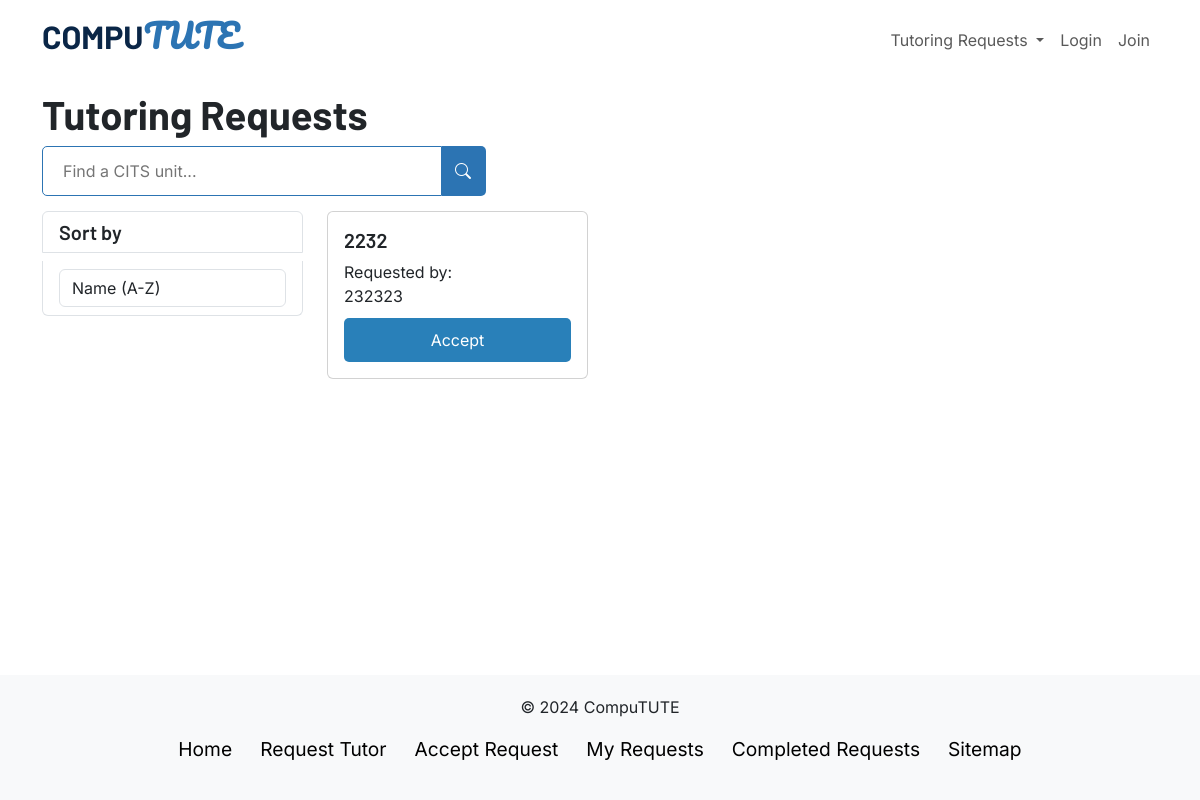
The app's page /requests/, older data.
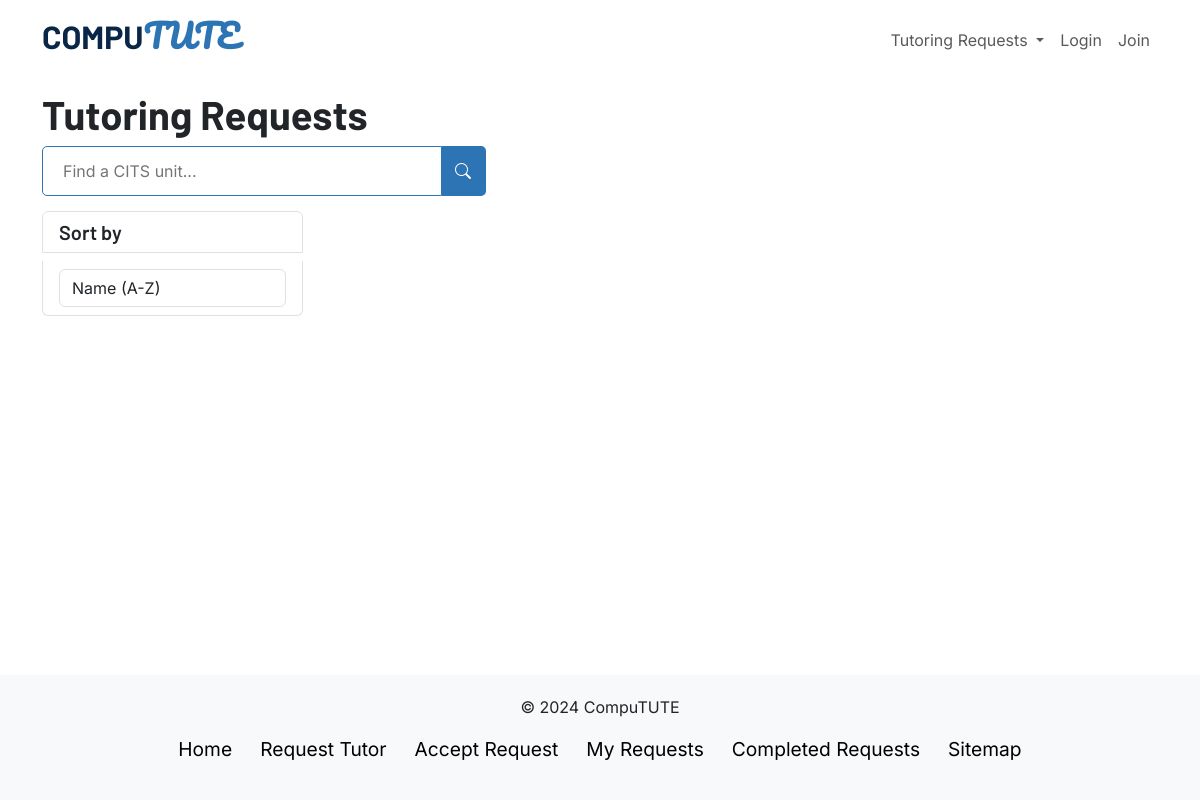
The same page, newer data.
### app.py (models this page shows, shortened)
class Request(db.Model):
    requestID = db.Column(db.Integer, primary_key=True)
    userID = db.Column(db.Integer, db.ForeignKey('user.userID'))
    tutorID = db.Column(db.Integer, db.ForeignKey('tutor.tutorID'))
    unit = db.Column(db.String(150), nullable=False)
    user = db.relationship('User', back_populates='requests')
    tutor = db.relationship('Tutor', back_populates='requests')

class User(db.Model, UserMixin):
    userID = db.Column(db.Integer, primary_key=True)
    userEmail = db.Column(db.String(150), unique=True, nullable=False)
    userPassword = db.Column(db.String(150), nullable=False)
    requests = db.relationship('Request', back_populates='user')

### app.py (the view)
@app.route('/requests/<searched>', methods=["GET"])
@app.route('/requests', methods=["GET"])
@app.route('/requests/', methods=["GET"])
def view_requests(searched = None):
    if request.method == "GET":
        requests_array = []
        if(searched != None):
            query = db.session.query(Request).filter(Request.unit.like(f'%{searched}%'))
            requests = query.all()
        else:
            requests = Request.query.all()
        for request_info in requests:
            print(request_info.tutorID)
            if(request_info.tutorID == None):
                print(request_info.userID)
                user_requesting = User.query.get(request_info.userID)
                new_request = {"id": request_info.requestID, "user": user_requesting.userEmail, "unit": request_info.unit}
                requests_array.append(new_request)
        return render_template("requests.html", requests=requests_array)

### templates/requests.html (shortened to what this page needs)
{% extends "layout.html" %}
{% block head %}
{{ super() }}
<link rel="stylesheet" href="{{ url_for('static', filename='css/requests.css') }}">
{% endblock %}
{% block content %}
<div class="container">
  <div class="row">
    <h1 class="title">Tutoring Requests</h1>
    <div class="col-md-12">
      <form action="/search" method="POST" id="searchForm" class="d-flex">
        <input name="searched_unit" id="searched_unit" class="search-field" type="search" placeholder="Find a CITS unit..." aria-label="Search">
        <button class="search-btn" type="submit">
          <i class="bi bi-search"></i>
        </button>
      </form>
    </div>
  </div>
  <div class="row mb-5">
    <div class="col-md-3 sort-section">
      <div class="list-group">
        <h5 class="list-group-item">Sort by</h5>
        <div class="list-group-item">
          <select class="form-control" id="sort">
            <option value="name_asc">Name (A-Z)</option>
          </select>
        </div>
      </div>
    </div>
    <div class="col-md-9 items-section">
      <div class="row">
        {% for request in requests %}
          <div class="col-md-4">
            <div class="card">
              <div class="card-body">
                <h5 class="card-title">{{ request['unit'] }}</h5>
                <p class="card-text">Requested by:</p>
                <p class="card-text">{{ request['user'] }}</p>
                <form action="/acceptrequest" method="POST" id="requestId={{ request['id'] }}">
                  <button data-request-id="{{ request['id'] }}", name="selected_id" value="{{ request['id'] }}">Accept</button>
                </form>
              </div>
            </div>
          </div>
        {% endfor %}
      </div>
    </div>
  </div>
</div>
{% endblock %}

Row changes from the older to the newer data that the page shows:
no longer on this page (row edited): Request: unit "2232"
no longer on this page (row unchanged): User: user "232323"
Text that changed along with them:
list line gone: "Requested by: Accept"
